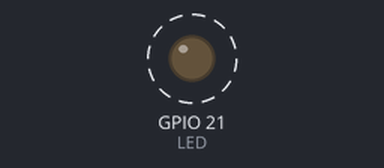
The sketch below on a simulated Seeed XIAO ESP32-S3. Parts: output pins drawn as LEDs (lit = HIGH). Dashed ring = blinking. What the sketch prints to the serial monitor is not drawn.

Above: at 0.2 s.
Timing chart, 0 to 3.0 s (numbered marks = the images above):
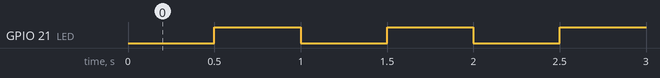

The sketch:

02_blink.ino
```cpp
// 02. Blink — XIAO ESP32S3 user LED on GPIO21, inverted logic (LOW = on)
const int LED = LED_BUILTIN;  // GPIO21 on XIAO ESP32S3

void setup() {
  Serial.begin(115200);
  pinMode(LED, OUTPUT);
}

void loop() {
  digitalWrite(LED, LOW);   // LED on
  Serial.println("LED ON");
  delay(500);
  digitalWrite(LED, HIGH);  // LED off
  Serial.println("LED OFF");
  delay(500);
}
```

Measured:
- by itself, GPIO 21 (LED): alternates HIGH for 0.50 s and LOW for 0.50 s
